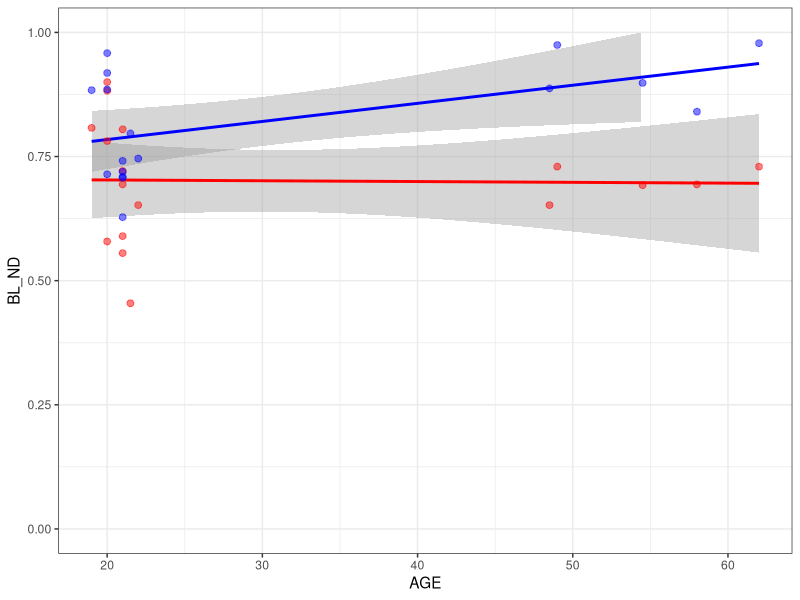

This chart was generated by the following R code:
library(ggplot2)

raw<-read.csv(file="Detected_numbers_YA_and_AA.csv",header=T)

ggplot(raw)+
	geom_smooth(aes(x=AGE,y=BL_ND,col="Sperm"),method='lm',formula=y~x,col="red")+
	geom_smooth(aes(x=AGE,y=1-Pos_BL,col="Blood"),method='lm',formula=y~x,col="blue")+
	geom_point(aes(x=AGE,y=BL_ND,col="Sperm"),alpha=0.5,size=2,col="red")+
	geom_point(aes(x=AGE,y=1-Pos_BL,col="Blood"),alpha=0.5,size=2,col="blue")+
	ylim(0,1)+
	theme_bw()
